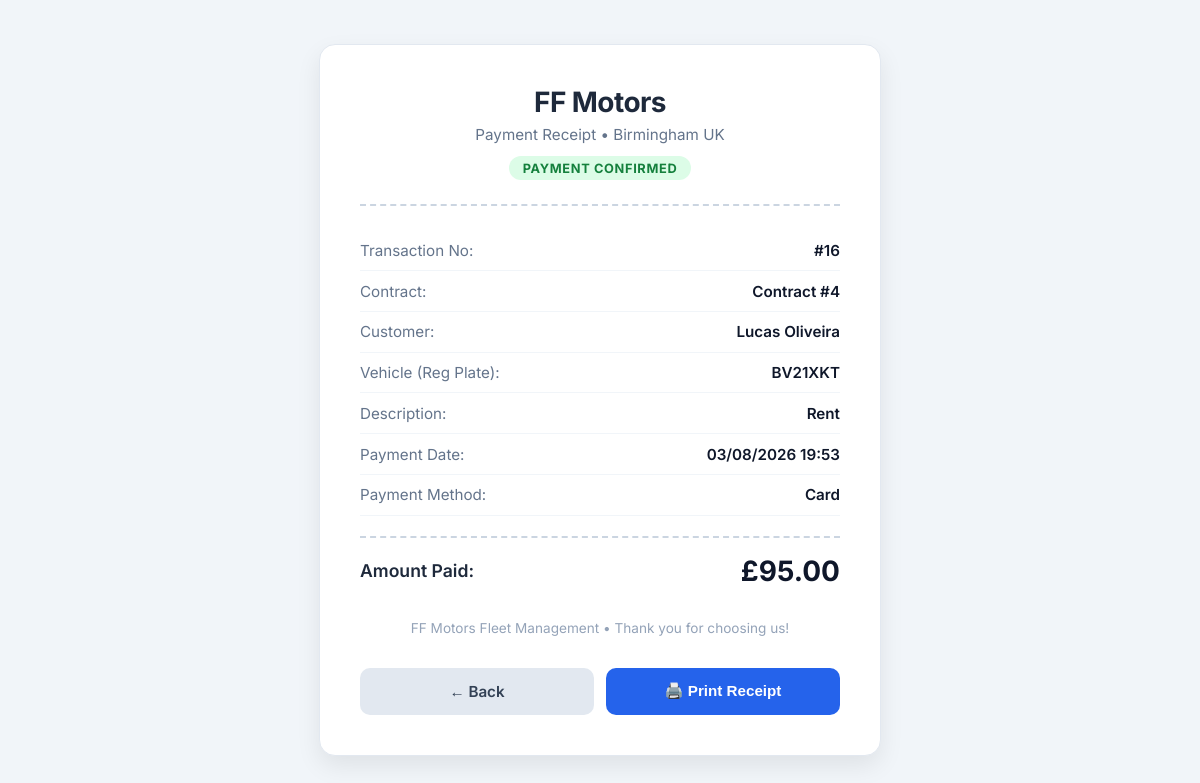
/recibo/16 (signed in), run on the app's committed database.
### database.py (models this page shows)
class FinancialTransaction(db.Model):
    __tablename__ = 'financeiro_transacoes'
    id = db.Column(db.Integer, primary_key=True)
    id_contrato = db.Column(db.Integer, db.ForeignKey('contratos.id'), nullable=False, index=True)
    tipo = db.Column(db.String(20), nullable=False, index=True) # Aluguel, Deposito, Multa, Dano, Devolucao_Deposito
    data_vencimento = db.Column(db.DateTime, nullable=False, index=True)
    data_pagamento = db.Column(db.DateTime, nullable=True, index=True)
    valor = db.Column(db.Numeric(10, 2), nullable=False)
    status = db.Column(db.String(20), default=TransactionStatus.PENDENTE.value, nullable=False, index=True)
    forma_pagamento = db.Column(db.String(50), nullable=True)
    registrado_por_nome = db.Column(db.String(100), nullable=True)

class Client(db.Model):
    __tablename__ = 'clientes'
    id = db.Column(db.Integer, primary_key=True)
    nome = db.Column(db.String(100), nullable=False, index=True)
    telefone = db.Column(db.String(20), nullable=False, index=True)
    email = db.Column(db.String(120), unique=True, nullable=False)
    endereco = db.Column(db.String(255), nullable=True)
    url_habilitacao = db.Column(db.String(255), nullable=True)
    url_habilitacao_verso = db.Column(db.String(255), nullable=True)
    url_cbt = db.Column(db.String(255), nullable=True)
    url_comprovante_endereco = db.Column(db.String(255), nullable=True)
    contratos = db.relationship('Contract', backref='cliente', lazy=True)

class Contract(db.Model):
    __tablename__ = 'contratos'
    id = db.Column(db.Integer, primary_key=True)
    id_cliente = db.Column(db.Integer, db.ForeignKey('clientes.id'), nullable=False, index=True)
    placa = db.Column(db.String(10), db.ForeignKey('motos.placa'), nullable=False, index=True)
    data_retirada = db.Column(db.DateTime, default=datetime.utcnow, nullable=False)
    dia_pagamento_semanal = db.Column(db.Integer, nullable=False) # 0-6 (Segunda-Domingo)
    valor_aluguel_semanal = db.Column(db.Float, nullable=False, default=250.00)
    data_devolucao = db.Column(db.DateTime, nullable=True)
    status = db.Column(db.String(20), default=ContractStatus.ATIVO.value, nullable=False, index=True)
    url_seguro = db.Column(db.String(255), nullable=True)
    url_comprovante_deposito = db.Column(db.String(255), nullable=True)
    criado_por_nome = db.Column(db.String(100), nullable=True)
    data_ultima_checagem_seguro = db.Column(db.Date, nullable=True)
    status_seguro = db.Column(db.String(20), default='Valid', nullable=False) # Valid, Cancelled
    seguro_verificado_por = db.Column(db.String(100), nullable=True)
    vistorias = db.relationship('Inspection', backref='contrato', lazy=True)
    transacoes = db.relationship('FinancialTransaction', backref='contrato', lazy=True)

### app.py (the view)
@app.route('/recibo/<int:id>')
def pagina_recibo(id):
    t = db.session.get(FinancialTransaction, id)
    if not t:
        return render_template('404.html'), 404
    contrato = db.session.get(Contract, t.id_contrato) if t.id_contrato else None
    cliente = db.session.get(Client, contrato.id_cliente) if (contrato and contrato.id_cliente) else None
    return render_template('recibo.html', transacao=t, contrato=contrato, cliente=cliente)

### app.py (called while the page is built, shortened)
@login_manager.user_loader
def load_user(user_id):
    try:
        return db.session.get(User, int(user_id))
    except Exception:
        return None

@app.context_processor
def inject_csrf_token():
    return dict(csrf_token=generate_csrf_token)

@app.before_request
def validate_csrf():
    if app.config.get('TESTING') and not app.config.get('WTF_CSRF_ENABLED', True):
        return

@app.after_request
def apply_security_headers(response):
    response.headers['X-Content-Type-Options'] = 'nosniff'
    response.headers['X-Frame-Options'] = 'SAMEORIGIN'
    response.headers['X-XSS-Protection'] = '1; mode=block'
    response.headers['Referrer-Policy'] = 'strict-origin-when-cross-origin'
    if request.is_secure or request.headers.get('X-Forwarded-Proto') == 'https':
        response.headers['Strict-Transport-Security'] = 'max-age=31536000; includeSubDomains'
    return response

@app.before_request
def check_authentication():
    allowed_routes = ['login', 'logout', 'static', 'custom_static_uploads', 'favicon']
    if request.endpoint in allowed_routes:
        return
    if request.path.startswith('/static/'):
        return
    if app.config.get('LOGIN_DISABLED'):
        return
    if not current_user.is_authenticated:
        if request.path.startswith('/api/'):
            return jsonify({"error": "Unauthorized", "message": "Authentication required"}), 401
        return redirect(url_for('login', next=request.path))

@app.after_request
def add_inline_document_headers(response):
    return response

### database.py (called while the page is built)
    @property
    def is_active(self):
        return self.ativo

### templates/recibo.html (shortened to what this page needs)
<!DOCTYPE html>
<html lang="en">
<head>
</head>
<body>
    <div class="receipt-card">
        <div class="receipt-header">
            <h1>FF Motors</h1>
            <p>Payment Receipt &bull; Birmingham UK</p>
            <span class="receipt-badge">Payment Confirmed</span>
        </div>
        <div class="receipt-body">
            <div class="receipt-row">
                <span>Transaction No:</span>
                <span>#{{ transacao.id }}</span>
            </div>
            <div class="receipt-row">
                <span>Contract:</span>
                <span>Contract #{{ transacao.id_contrato }}</span>
            </div>
            <div class="receipt-row">
                <span>Customer:</span>
                <span>{{ cliente.nome if cliente else '-' }}</span>
            </div>
            <div class="receipt-row">
                <span>Vehicle (Reg Plate):</span>
                <span>{{ contrato.placa if contrato else '-' }}</span>
            </div>
            <div class="receipt-row">
                <span>Description:</span>
                <span>{{ transacao.tipo }}</span>
            </div>
            <div class="receipt-row">
                <span>Payment Date:</span>
                <span>{{ transacao.data_pagamento.strftime('%d/%m/%Y %H:%M') if transacao.data_pagamento else '-' }}</span>
            </div>
            <div class="receipt-row">
                <span>Payment Method:</span>
                <span>{{ transacao.forma_pagamento or 'Not specified' }}</span>
            </div>
            <div class="receipt-total">
                <span>Amount Paid:</span>
                <span>£{{ "%.2f"|format(transacao.valor) }}</span>
            </div>
        </div>
        <div class="receipt-footer">
            <p>FF Motors Fleet Management &bull; Thank you for choosing us!</p>
        </div>
        <div class="receipt-actions">
            <a href="/financeiro" class="btn btn-back" data-back="true">&larr; Back</a>
            <button onclick="window.print()" class="btn btn-print">🖨️ Print Receipt</button>
        </div>
    </div>
</body>
</html>

### templates/recibo.html (style rules this page uses)
body { font-family: 'Inter', sans-serif; background: #f1f5f9; color: #0f172a; display: flex; justify-content: center; align-items: center; min-height: 100vh; margin: 0; padding: 1.5rem; box-sizing: border-box; }
.receipt-card { background: #ffffff; width: 100%; max-width: 480px; padding: 2.5rem; border-radius: 16px; box-shadow: 0 10px 25px rgba(0,0,0,0.08); border: 1px solid #e2e8f0; }
.receipt-header { text-align: center; border-bottom: 2px dashed #cbd5e1; padding-bottom: 1.5rem; margin-bottom: 1.5rem; }
.receipt-header h1 { margin: 0; font-size: 1.75rem; font-weight: 700; color: #1e293b; letter-spacing: -0.02em; }
.receipt-header p { margin: 0.35rem 0 0; color: #64748b; font-size: 0.95rem; }
.receipt-badge { display: inline-block; margin-top: 0.75rem; background: #dcfce7; color: #15803d; font-weight: 700; font-size: 0.8rem; padding: 0.3rem 0.85rem; border-radius: 999px; text-transform: uppercase; letter-spacing: 0.05em; }
.receipt-row { display: flex; justify-content: space-between; padding: 0.65rem 0; font-size: 0.95rem; border-bottom: 1px solid #f1f5f9; }
.receipt-row span:first-child { color: #64748b; }
.receipt-row span:last-child { font-weight: 600; color: #0f172a; text-align: right; }
.receipt-total { margin-top: 1.25rem; padding-top: 1rem; border-top: 2px dashed #cbd5e1; display: flex; justify-content: space-between; align-items: center; }
.receipt-total span:first-child { font-size: 1.1rem; font-weight: 600; color: #1e293b; }
.receipt-total span:last-child { font-size: 1.75rem; font-weight: 700; color: #0f172a; }
.receipt-footer { text-align: center; margin-top: 2rem; color: #94a3b8; font-size: 0.85rem; }
.receipt-actions { margin-top: 2rem; display: flex; gap: 0.75rem; }
.btn { flex: 1; padding: 0.875rem 1rem; border-radius: 10px; font-weight: 600; font-size: 0.95rem; cursor: pointer; border: none; text-align: center; text-decoration: none; display: inline-flex; justify-content: center; align-items: center; }
.btn-print { background: #2563eb; color: #ffffff; }
.btn-back { background: #e2e8f0; color: #334155; }

### data on the page
FinancialTransaction: valor "95.00"
Client: nome "Lucas Oliveira"
Contract: placa "BV21XKT"
